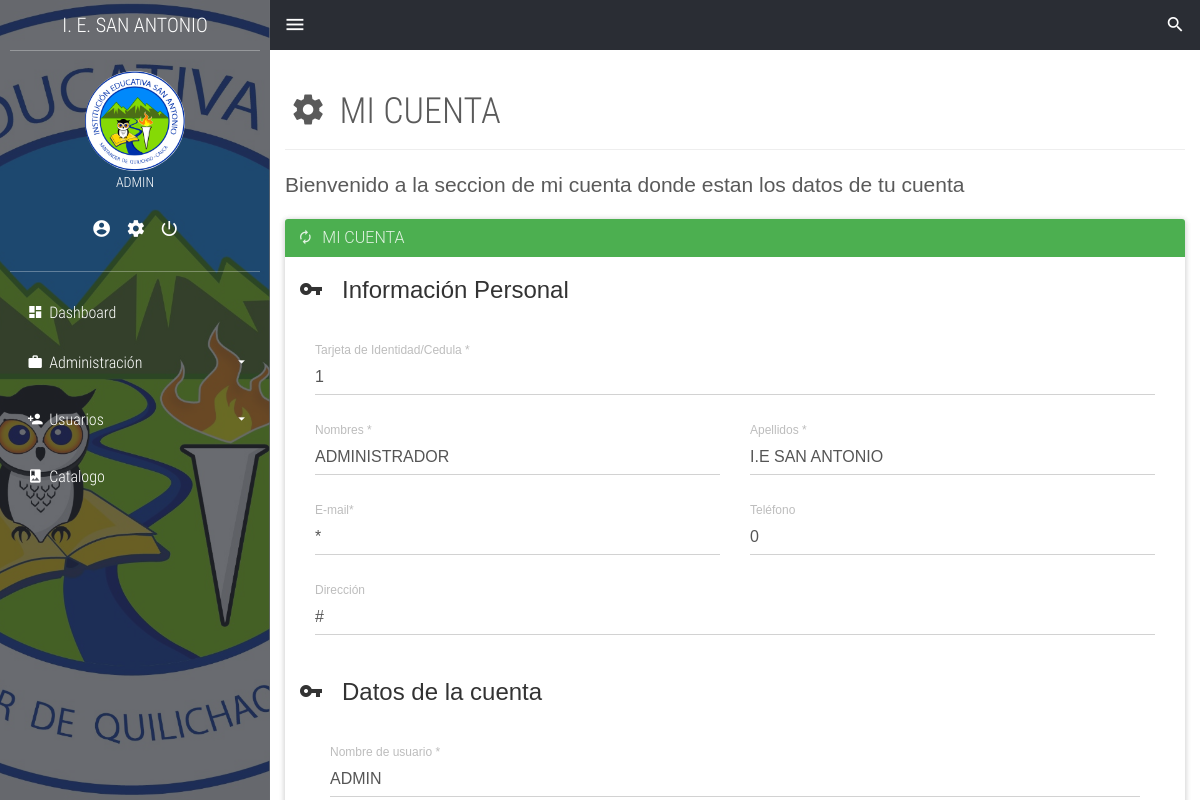
Page /my-account.php (signed in) on the committed database.
### tables this page shows
CREATE TABLE `usuarios` (
  `codigo_login` int(11) NOT NULL,
  `username` text NOT NULL,
  `userpass` text NOT NULL
);

CREATE TABLE `info_personal` (
  `codigo_user` int(11) NOT NULL,
  `nombre` text NOT NULL,
  `apellido` text NOT NULL,
  `email` text NOT NULL,
  `telefono` int(11) NOT NULL,
  `direccion` text NOT NULL,
  `genero` text NOT NULL,
  `rol` text NOT NULL
);

### model/Crud_login.php (called while the page is built, shortened)
<?php
	class CrudLogin{
		public function obtenerUsuario($codigo_login){
			$db=Db::conectar();
			$select=$db->prepare('SELECT * FROM usuarios WHERE codigo_login=:codigo_login');
			$select->bindValue('codigo_login',$codigo_login);
			$select->execute();
			$usuarios=$select->fetch();
			$myUsuarios= new Login();
			$myUsuarios->setCodigo_login($usuarios['codigo_login']);
			$myUsuarios->setUserName($usuarios['username']);
			$myUsuarios->setUserPass($usuarios['userpass']);
			return $myUsuarios;
		}
	}
?>

### model/Login.php (called while the page is built, shortened)
<?php
	class Login{
		private $username;
		public function getUserName(){
		return $this->username;
		}
		public function setUserName($username){
			$this->username = $username;
		}
    }
?>

### model/Usuarios.php (called while the page is built, shortened)
<?php
  class Usuario{
      private $codigo_user;
      private $nombre;
      private $apellido;
      private $email;
      private $telefono;
      private $direccion;
		public function getCodigo_user(){
		return $this->codigo_user;
		}
		public function setCodigo_user($codigo_user){
			$this->codigo_user = $codigo_user;
		}
		public function getNombre(){
			return $this->nombre;
		}
		public function setNombre($nombre){
			$this->nombre = $nombre;
		}
		public function getApellido(){
			return $this->apellido;
		}
		public function setApellido($apellido){
			$this->apellido = $apellido;
        }
        public function getEmail(){
			return $this->email;
		}
		public function setEmail($email){
			$this->email = $email;
        }
		public function getTelefono(){
			return $this->telefono;
		}
		public function setTelefono($telefono){
			$this->telefono = $telefono;
		}
		public function getDireccion(){
			return $this->direccion;
		}
		public function setDireccion($direccion){
			$this->direccion = $direccion;
        }
  }
?>

### model/Crud_Usuarios.php (called while the page is built, shortened)
<?php
class CrudUsuarios{
    public function obtenerUsuario($codigo_user){
        $db=Db::conectar();
        $select=$db->prepare('SELECT * FROM info_personal WHERE codigo_user=:codigo_user');
        $select->bindValue('codigo_user',$codigo_user);
        $select->execute();
        $usuarios=$select->fetch();
        $myUsuarios= new Usuario();
        $myUsuarios->setCodigo_user($usuarios['codigo_user']);
        $myUsuarios->setNombre($usuarios['nombre']);
        $myUsuarios->setApellido($usuarios['apellido']);
        $myUsuarios->setEmail($usuarios['email']);
        $myUsuarios->setTelefono($usuarios['telefono']);
        $myUsuarios->setDireccion($usuarios['direccion']);
        $myUsuarios->setGenero($usuarios['genero']);
        $myUsuarios->setRol($usuarios['rol']);
        return $myUsuarios;
    }
}
?>

### my-account.php (the view, shortened to what this page needs)
<?php
require_once('./model/Crud_Usuarios.php');
require_once('./model/Crud_login.php');
require_once('./model/Usuarios.php');
require_once('./model/Login.php');
$crud=new CrudUsuarios();
$crudUser=new CrudLogin();
$usuarios=$crud->obtenerUsuario($_SESSION['id']);
$login=$crudUser->obtenerUsuario($_SESSION['id']);
?>
<!DOCTYPE html>
<html lang="es">
<head>
	<link rel="stylesheet" href="./css/main.css">
</head>
<body>
	<section class="full-box cover dashboard-sideBar">
		<div class="full-box dashboard-sideBar-ct">
			<div class="full-box text-uppercase text-center text-titles dashboard-sideBar-title">
				I. E. SAN ANTONIO <i class="zmdi zmdi-close btn-menu-dashboard visible-xs"></i>
			</div>
			<div class="full-box dashboard-sideBar-UserInfo">
				<figure class="full-box">
					<img src="./assets/img/login_ie.png" alt="UserIcon">
					<figcaption class="text-center text-titles"><?php echo $login->getUserName() ?></figcaption>
				</figure>
				<ul class="full-box list-unstyled text-center">
					<li>
						<a href="my-data.php" title="Mis datos">
							<i class="zmdi zmdi-account-circle"></i>
						</a>
					</li>
					<li>
						<a href="my-account.php" title="Mi cuenta">
							<i class="zmdi zmdi-settings"></i>
						</a>
					</li>
					<li>
						<a title="Salir del sistema" id="boton">
							<i class="zmdi zmdi-power"></i>
						</a>
					</li>
				</ul>
			</div>
			<ul class="list-unstyled full-box dashboard-sideBar-Menu">
				<li>
					<a href="home.php">
						<i class="zmdi zmdi-view-dashboard zmdi-hc-fw"></i> Dashboard
					</a>
				</li>
				<li id="administrar" style="display: block">
					<a href="#!" class="btn-sideBar-SubMenu">
						<i class="zmdi zmdi-case zmdi-hc-fw"></i> Administración <i class="zmdi zmdi-caret-down pull-right"></i>
					</a>
					<ul class="list-unstyled full-box">
					</ul>
				</li>
				<li id="usuarios" style="display: block">
					<a href="#!" class="btn-sideBar-SubMenu">
						<i class="zmdi zmdi-account-add zmdi-hc-fw"></i> Usuarios <i class="zmdi zmdi-caret-down pull-right"></i>
					</a>
					<ul class="list-unstyled full-box">
					</ul>
				</li>
				<li>
					<a href="catalog.php">
						<i class="zmdi zmdi-book-image zmdi-hc-fw"></i> Catalogo
					</a>
				</li>
			</ul>
		</div>
	</section>
	<section class="full-box dashboard-contentPage">
		<nav class="full-box dashboard-Navbar">
			<ul class="full-box list-unstyled text-right">
				<li class="pull-left">
					<a href="#!" class="btn-menu-dashboard"><i class="zmdi zmdi-menu"></i></a>
				</li>
				<li>
					<a href="search.php" class="btn-search">
						<i class="zmdi zmdi-search"></i>
					</a>
				</li>
			</ul>
		</nav>
		<div class="container-fluid">
			<div class="page-header">
			  <h1 class="text-titles"><i class="zmdi zmdi-settings zmdi-hc-fw"></i> MI CUENTA</small></h1>
			</div>
			<p class="lead">Bienvenido a la seccion de mi cuenta donde estan los datos de tu cuenta</p>
		</div>
		<div class="container-fluid">
			<div class="panel panel-success">
				<div class="panel-heading">
					<h3 class="panel-title"><i class="zmdi zmdi-refresh"></i> &nbsp; MI CUENTA</h3>
				</div>
				<div class="panel-body">
					<form action="administrar_user.php" method="post">
				    	<fieldset>
				    		<legend><i class="zmdi zmdi-key"></i> &nbsp; Información Personal</legend>
				    		<div class="container-fluid">
				    			<div class="row">
				    				<div class="col-xs-12">
								    	<div class="form-group label-floating">
										  	<label class="control-label">Tarjeta de Identidad/Cedula *</label>
										  	<input pattern="[0-9-]{1,30}" class="form-control" type="text" name="codigo_user" required="true" maxlength="30"
											  value="<?php echo $usuarios->getCodigo_user() ?>">
										</div>
				    				</div>
				    				<div class="col-xs-12 col-sm-6">
								    	<div class="form-group label-floating">
										  	<label class="control-label">Nombres *</label>
										  	<input pattern="[a-zA-ZáéíóúÁÉÍÓÚñÑ ]{1,30}" class="form-control" type="text" name="nombre" required="true" maxlength="30"
											  value="<?php echo $usuarios->getNombre() ?>">
										</div>
				    				</div>
				    				<div class="col-xs-12 col-sm-6">
										<div class="form-group label-floating">
										  	<label class="control-label">Apellidos *</label>
										  	<input pattern="[a-zA-ZáéíóúÁÉÍÓÚñÑ ]{1,30}" class="form-control" type="text" name="apellido" required="true" maxlength="30"
											  value="<?php echo $usuarios->getApellido() ?>">
										</div>
									</div>
									<div class="col-xs-12 col-sm-6">
										<div class="form-group label-floating">
										  	<label class="control-label">E-mail*</label>
										  	<input class="form-control" type="email" name="email" maxlength="50" required="true"
											  value="<?php echo $usuarios->getEmail() ?>">
										</div>
				    				</div>
				    				<div class="col-xs-12 col-sm-6">
										<div class="form-group label-floating">
										  	<label class="control-label">Teléfono</label>
										  	<input pattern="[0-9+]{1,15}" class="form-control" type="text" name="telefono" maxlength="15"
											  value="<?php echo $usuarios->getTelefono() ?>">
										</div>
				    				</div>
				    				<div class="col-xs-12">
										<div class="form-group label-floating">
										  	<label class="control-label">Dirección</label>
										  	<input  name="direccion" class="form-control" type="text" maxlength="100" style="text-transform:uppercase;" onkeyup="javascript:this.value=this.value.toUpperCase();"
											  value="<?php echo $usuarios->getDireccion() ?>">
										</div>
									</div>
								</div>
							</div>
				    	</fieldset>
				    	<br>
				    	<fieldset>
				    		<legend><i class="zmdi zmdi-key"></i> &nbsp; Datos de la cuenta</legend>
				    		<div class="container-fluid">
				    				<div class="col-xs-12">
							    		<div class="form-group label-floating">
										  	<label class="control-label">Nombre de usuario *</label>
										  	<input pattern="[a-zA-Z0-9áéíóúÁÉÍÓÚñÑ]{1,15}" class="form-control" type="text" name="user_name" required="true" maxlength="15"
											  value="<?php echo $login->getUserName() ?>">
										</div>
				    				</div>
				    		</div>
				    	</fieldset>
				    	<br>
				    </form>
				</div>
			</div>
		</div>
	</section>
</body>
</html>

### css/main.css (style rules this page uses)
body, html { background-color: #fff; width: 100%; height: 100%; margin: 0; padding: 0; position: relative; font-size: 16px; font-family: 'RobotoCondensed'; overflow: hidden; }
.full-box { margin: 0; padding: 0; width: 100%; box-sizing: border-box; }
.cover { background: 50% 50% no-repeat; background-size: cover; }
.text-titles { font-family: 'RobotoCondensedLight' }
.dashboard-sideBar, .dashboard-contentPage { position: absolute; top: 0; height: 100%; transition: all .3s ease-in-out; }
.dashboard-sideBar, .dashboard-sideBar-ct { width: 270px; }
.dashboard-sideBar { left: 0; z-index: 2; background-image: url('../assets/img/login_ie.png'); border-right: 1px solid rgba(255, 255, 255, .7); }
.dashboard-sideBar-ct { position: relative; height: 100%; background-color: rgba(42, 45, 52, 0.7); padding: 0 10px; padding-bottom: 30px; }
.dashboard-sideBar-title, .dashboard-sideBar-title > i { height: 50px; line-height: 50px; color: #fff; font-size: 20px; }
.dashboard-sideBar-title { position: relative; }
.dashboard-sideBar-UserInfo { border-top: 1px solid rgba(255, 255, 255, .3); border-bottom: 1px solid rgba(255, 255, 255, .3); color: #fff; font-size: 14px; padding: 20px 0; }
.dashboard-sideBar-UserInfo figure img { width: 100px; height: 100px; border-radius: 100%; display: block; margin: 0 auto; }
.dashboard-sideBar-UserInfo ul { margin-top: 15px; }
.dashboard-sideBar-UserInfo ul > li, .dashboard-sideBar-UserInfo ul > li > a { display: inline-block; color: #fff; }
.dashboard-sideBar-UserInfo ul > li > a { outline: none; font-size: 20px; padding: 7px; transition: all .3s ease-in-out; }
.dashboard-sideBar-Menu { padding-top: 15px; }
.dashboard-sideBar-Menu > li, .dashboard-sideBar-Menu > li > a, .dashboard-sideBar-Menu > li > ul > li, .dashboard-sideBar-Menu > li > ul > li > a { line-height: 50px; font-family: "RobotoCondensedLight"; display: block; color: #fff; text-decoration: none; border-radius: 4px; transition: all .3s ease-in-out; position: relative; }
.dashboard-sideBar-Menu > li > a > i.zmdi-caret-down { line-height: 50px; transition: all .3s ease-in-out; }
.dashboard-sideBar-Menu > li > a { padding: 0 15px; box-sizing: border-box; height: 50px; outline: none; }
.dashboard-sideBar-Menu > li > ul { position: relative; padding-top: 7px; height: 0; overflow: hidden; }
.dashboard-contentPage { right: 0; z-index: 1; padding-left: 270px; }
.dashboard-Navbar, .dashboard-Navbar > ul, .dashboard-Navbar > ul >li, .dashboard-Navbar > ul > li > a { height: 50px; line-height: 50px; }
.dashboard-Navbar > ul > li > a { outline: none; }
.dashboard-Navbar { background-color: #2A2D34; overflow: hidden; }
.dashboard-Navbar > ul >li, .dashboard-Navbar > ul > li > a { display: inline-block; width: 50px; text-align: center; color: #fff; margin: 0; padding: 0; font-size: 20px; transition: all .3s ease-in-out; position: relative; }
*, *:before, *:after { -webkit-box-sizing: border-box; -moz-box-sizing: border-box; box-sizing: border-box; }
body { margin: 0; padding: 2rem 1.5rem; font: 1rem/1.5 "PT Sans", Arial, sans-serif; color: #5a5a5a; }

### rows in the picture
usuarios: username "ADMIN", user_name "ADMIN"
info_personal: codigo_user "1", nombre "ADMINISTRADOR", apellido "I.E SAN ANTONIO", email "*", telefono "0", direccion "#"
